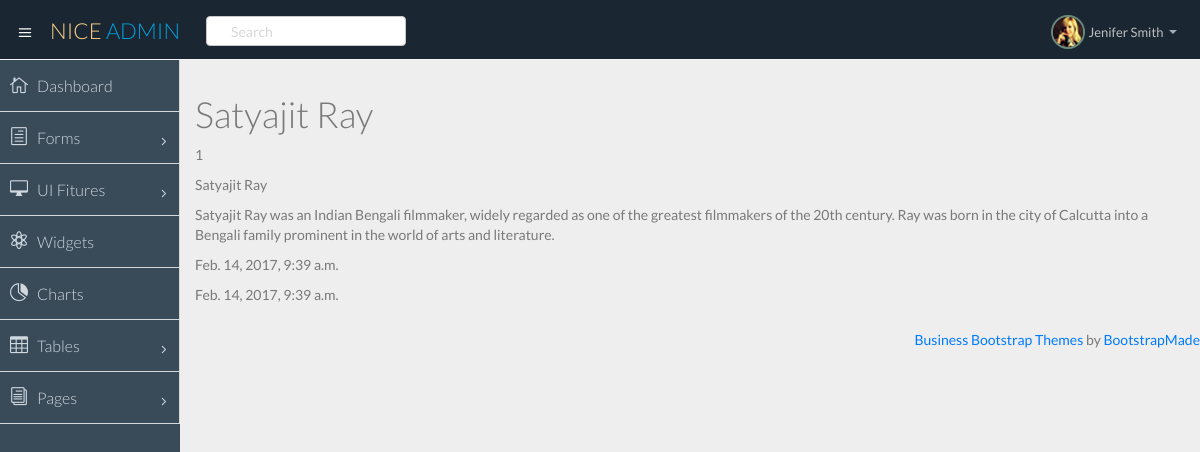
The page /directors/1/ on the database its author committed.
### directors/models.py (models this page shows, shortened)
class Director(models.Model):
    name = models.CharField(max_length=120)
    bio = models.TextField()
    created_at = models.DateTimeField(auto_now=False, auto_now_add=True)
    updated_at = models.DateTimeField(auto_now=True, auto_now_add=False)

### directors/views.py (the view)
# urls.py: url(r'^(?P<id>\d+)/$', director_show, name='show')
def director_show(request, id=None):
    director = get_object_or_404(Director, id=id)
    context_data = {
        'director': director,
        'title': director.name
    }
    return render(request, 'directors/show.html', context_data)

### templates/directors/show.html
{% extends 'layouts/base.html' %}
{% block content %}
    <h1>{{ title }}</h1>
    <p>{{ director.id }}</p>
    <p>{{ director.name }}</p>
    <p>{{ director.bio }}</p>
    <p>{{ director.created_at }}</p>
    <p>{{ director.updated_at }}</p>
{% endblock content %}

### rows shown on the page
Director: name "Satyajit Ray", id "1", bio "Satyajit Ray was an Indian Bengali filmmaker, widely regarded as one of the greatest filmmakers of the 20th century. Ray was born in the city of Calcutta into a Bengali family prominent in the world of arts and literature.", created_at "Feb. 14, 2017, 9:39 a.m.", updated_at "Feb. 14, 2017, 9:39 a.m."
